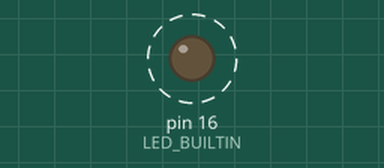
Bench run of a sketch on a simulated Arduino Uno, built with avr-gcc and run on an emulated ATmega328P. Parts: output pins drawn as LEDs (lit = HIGH). Dashed ring = blinking.

Above: at 0.5 s.
Timing chart, 0 to 4.6 s (numbered marks = the images above):
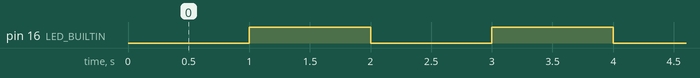

Measured:
- by itself, pin 16 (LED_BUILTIN): alternates HIGH for 1.0 s and LOW for 1.0 s, 32 changes in all, then stays LOW

The sketch:

blink10.ino
```cpp
  // blink10.ino not using delay() to keep led pin level LOW/HIGH
  #define LED_BUILTIN 16                      // GPIO number for WIFIBOY led builtin
  int  timeToChange = 1000;                   // time to change
  int levelToChange = HIGH;                   // level to change
  void setup() {
    pinMode(LED_BUILTIN, OUTPUT);             // set led pin as output level become LOW)
  }
  void loop() {
    if( millis() < timeToChange ) return;     // wait until time to change
    digitalWrite(LED_BUILTIN, levelToChange );// set led pin level
    timeToChange += 1000; 				      // set next time to change
    levelToChange = HIGH - levelToChange;     // set next level to change
  }
```
